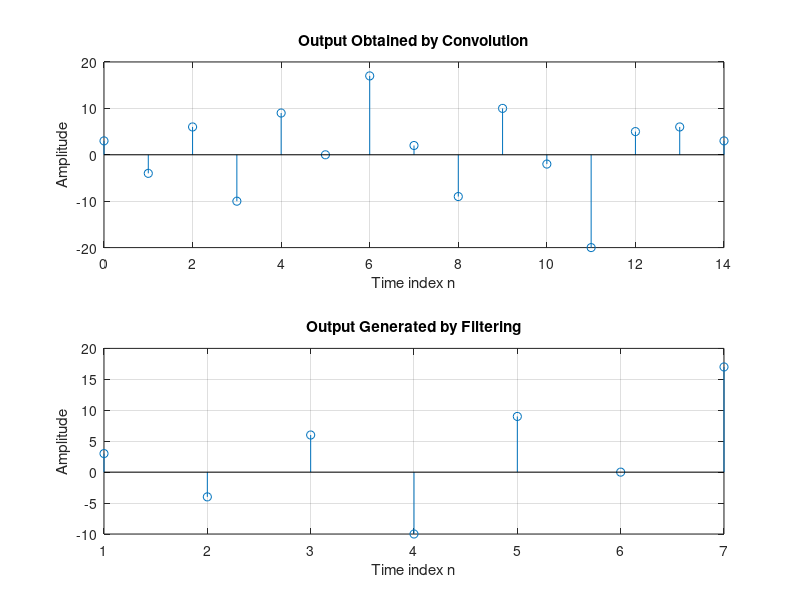

Source code (MATLAB):
% Program P2_7
clf;
h = [3 2 1 -2 1 0 -4 0 3];	% impulse response
x = [1 -2 3 -4 3 2 1];		% input sequence
y = conv(h,x);
n = 0:14;
subplot(2,1,1);
stem(n,y);
xlabel('Time index n'); ylabel('Amplitude');
title('Output Obtained by Convolution'); grid;
x1 = [x zeros(1,8)];
%y1 = filter(h,1,x1);
y1 = filter(h,1,x);
subplot(2,1,2);
stem(y1);
xlabel('Time index n'); ylabel('Amplitude');
title('Output Generated by Filtering'); grid;
